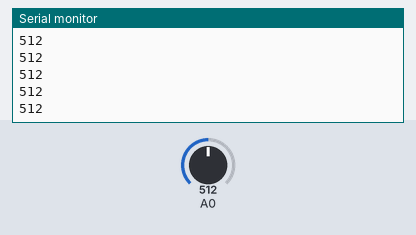
Bench run of a sketch on a simulated Arduino Uno, built with avr-gcc and run on an emulated ATmega328P. On the bench: the last lines printed to the serial monitor. Inputs (shaded band) come from the test bench; at power-on: A0 = 512.

Above: at 1.2 s.
1.3 s: A0 set to 716
At 2.2 s:
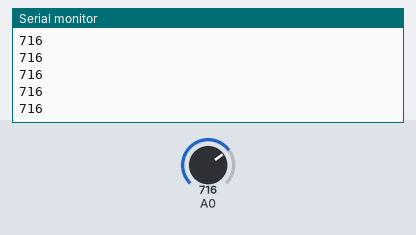
2.8 s: A0 set to 900
At 3.6 s:
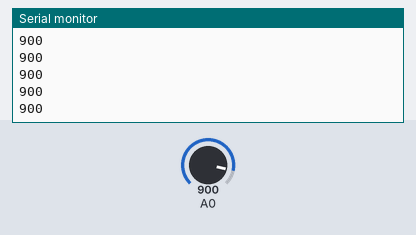
Timing chart, 0 to 5.8 s (numbered marks = the images above; inputs shaded):
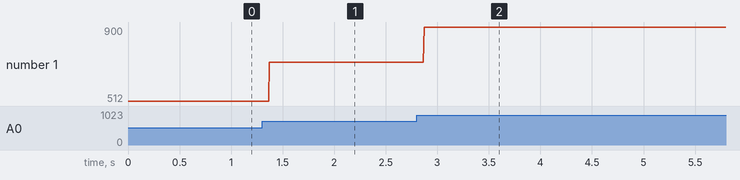

Measured:
- after the input at 1.3 s, the serial monitor: prints a new line after 0.07 s (image 1)
- after the input at 2.8 s, the serial monitor: prints a new line after 0.07 s (image 2)
- plotted number 1: 512 → 716 after the input at 1.3 s, 716 → 900 after the input at 2.8 s

The sketch:

adc_interrupt.ino
```cpp
 uint16_t  adc_data;
 int volatile conversion_done;
 void setup() {

  ADMUX = 0x50;  //SELECT ADC0 VIA MUX
  ADMUX |= (1<<6);  //VCC FOR REFERENCE VOLTAGE
  ADCSRA |= (1<<7);
  ADCSRA |= (1<<2) | (1<<1) | (1<<0);
  Serial.begin(9600);


  ADCSRA |= (1<<3); // adc interupt enable
  ADCSRA |= (1<<6); //ADC start conversion


}

void loop() {
 if (conversion_done){
  adc_data = ADC; //read the 10 bit data
  // adc_data = (ADCH << 8 ) | (ADCL);  //read the 10 bit data


  Serial.println(adc_data);
  conversion_done =0;
  ADCSRA |= (1<<6); //ADC start conversion

 }
}

ISR(ADC_vect){
  conversion_done = 1;

}
```
